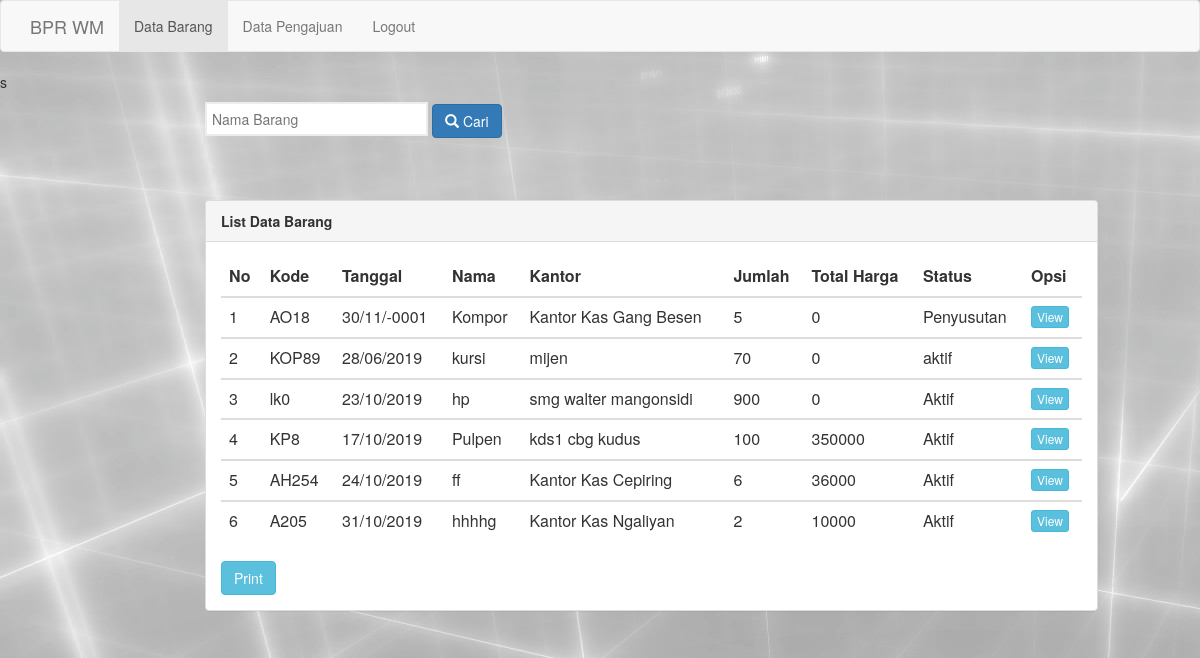
/hrd/index_barang_hrd.php, run on an earlier commit of the app's database.
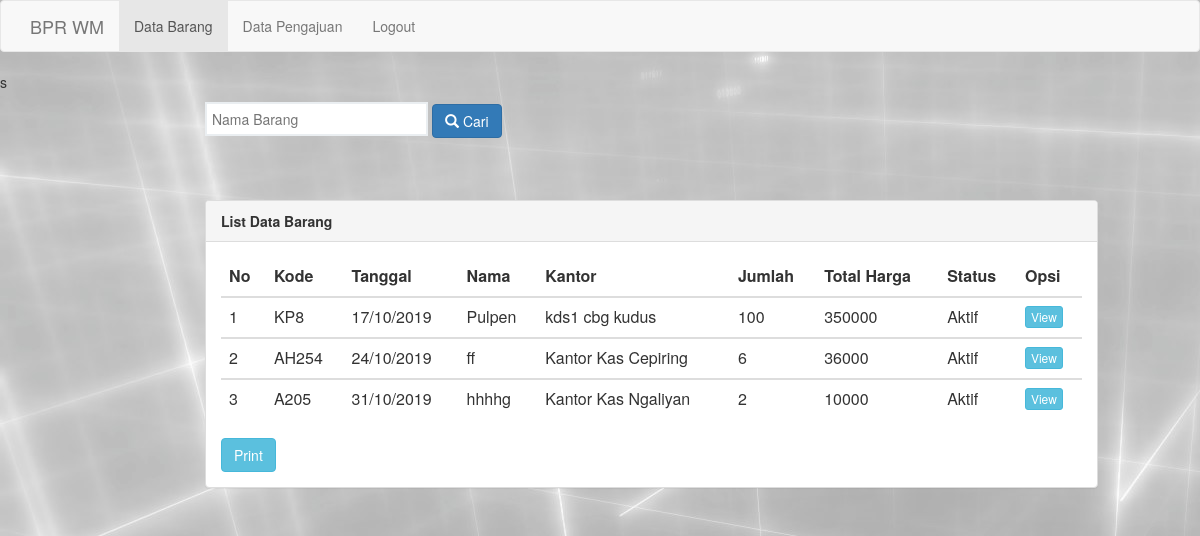
And on a later commit of the database.
### tables this page shows
CREATE TABLE `barang` (
  `id_brg` int(5) NOT NULL,
  `kode_brg` varchar(5) NOT NULL,
  `tgl_msk` timestamp NOT NULL DEFAULT CURRENT_TIMESTAMP,
  `nm_brg` varchar(50) NOT NULL,
  `nm_kantor` varchar(100) NOT NULL,
  `jml_brg` int(100) NOT NULL,
  `sat_brg` varchar(100) NOT NULL,
  `tot_hrg` int(100) NOT NULL,
  `hrg_brg` int(10) NOT NULL,
  `status_brg` varchar(10) NOT NULL
);

### hrd/index_barang_hrd.php (the view, shortened to what this page needs)
<html>
<head>
	<link rel="stylesheet" type="text/css" href="assets/css/bootstrap.css">
</head>
<body>
<nav class="navbar navbar-default">
          <div class="container">
            <div class="navbar-header">
              <a class="navbar-brand" href="www.bprwm.co.id">BPR WM</a>
            </div>
            <div class="collapse navbar-collapse" id="bs-example-navbar-collapse-1">
              <ul class="nav navbar-nav">
                <li class="active"><a href="index_barang_hrd.php">Data Barang <span class="sr-only">(current)</span></a></li>
                <li><a href="index_pengajuan_hrd.php">Data Pengajuan</a></li>
                <li><a href="../logout.php">Logout</a></li>
              </ul>
            </div>
          </div>
        </nav>
        s
	<div class="row">
		<div class="container-fuild">
				<div class="col-md-9 col-md-offset-2">
					<form action="proses_search.php" method="get">
					<input type="search" name="cari" placeholder="Nama Barang" >
					<button action="proses_search.php" type="submit" class="btn btn-primary"><i class="glyphicon glyphicon-search" value="Cari"  ></i> Cari</button>
 				</form>
				<br>
					<br><div class="panel panel-default">
						<div class="panel-heading">
							<span class="title"><b>List Data Barang</b></span>
						</div>
						<div class="panel-body">
							<table class="table table-stripped">
								<thead>
									<tr>
										<th>No</th>
										<th>Kode</th>
										<th>Tanggal</th>
										<th>Nama </th>
										<th>Kantor</th>
										<th>Jumlah</th>
										<th>Total Harga</th>
										<th>Status</th>
										<th>Opsi</th>
									</tr>
								</thead>
								<?php
									include 'koneksi.php';
									$lihat	= mysqli_query($connect, "SELECT * FROM barang");
									if (mysqli_num_rows($lihat) == 0) {
										echo '<tr><td colspan="6"><center>Data Kosong!!!</center></td></tr>';
									}else{
									$no 	= 1;
									while($data = mysqli_fetch_array($lihat)) {
								?>
								<tbody>
									<tr>
										<td><?php echo $no;?></td>
										<td><?php echo $data['kode_brg']?></td>
										<td><?php echo date("d/m/Y", strtotime($data['tgl_msk']))?></td>
										<td><?php echo $data['nm_brg']?></td>
										<td><?php echo $data['nm_kantor']?></td>
										<td><?php echo $data['jml_brg']?></td>
										<td><?php echo $data['tot_hrg']?></td>
										<td><?php echo $data['status_brg']?></td>
										<td>
											<a href="../admin/view_barang.php?id_brg=<?php echo $data['id_brg']?>" class="btn btn-info btn-xs"><i "></i>View </a>
										</td>
									</tr>
								</tbody>
								<?php $no++;}}?>
							</table>
								<button onClick="print_data()" class="btn btn-info">Print</button>
						</div>
					</div>
				</div>
			</div>
		</div>
</body>
</html>

What changed in the data, as far as the page shows it:
removed barang: kode_brg "AO18", tgl_msk "30/11/-0001", nm_brg "Kompor", nm_kantor "Kantor Kas Gang Besen", jml_brg "5", tot_hrg "0", status_brg "Penyusutan"
removed barang: kode_brg "KOP89", tgl_msk "28/06/2019", nm_brg "kursi", nm_kantor "mijen", jml_brg "70", tot_hrg "0", status_brg "aktif"
removed barang: kode_brg "lk0", tgl_msk "23/10/2019", nm_brg "hp", nm_kantor "smg walter mangonsidi", jml_brg "900", tot_hrg "0", status_brg "Aktif"
